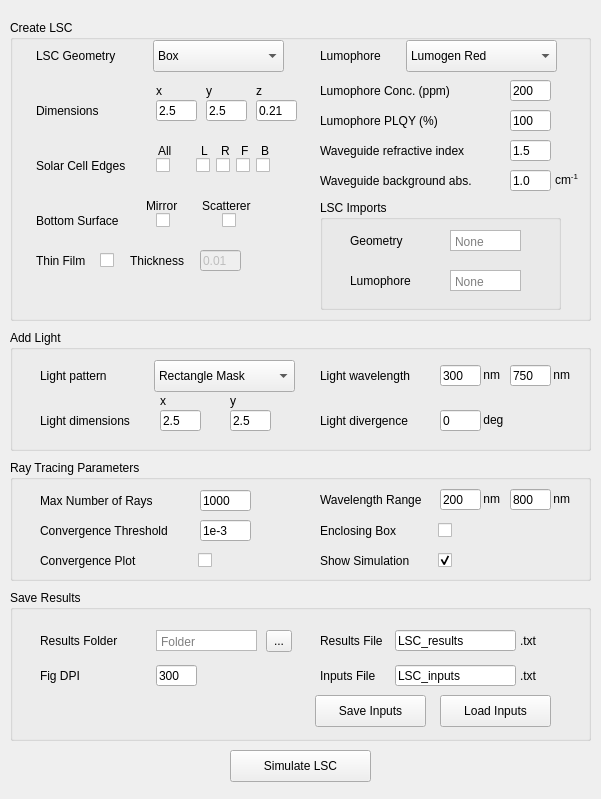
<?xml version="1.0" encoding="UTF-8"?>
<ui version="4.0">
 <class>testingQT</class>
 <widget class="QWidget" name="testingQT">
  <property name="geometry">
   <rect>
    <x>0</x>
    <y>0</y>
    <width>601</width>
    <height>799</height>
   </rect>
  </property>
  <property name="windowTitle">
   <string>testingQT</string>
  </property>
  <widget class="QPushButton" name="pushButton">
   <property name="geometry">
    <rect>
     <x>230</x>
     <y>750</y>
     <width>141</width>
     <height>32</height>
    </rect>
   </property>
   <property name="text">
    <string>Simulate LSC</string>
   </property>
  </widget>
  <widget class="QGroupBox" name="groupBox">
   <property name="geometry">
    <rect>
     <x>10</x>
     <y>20</y>
     <width>581</width>
     <height>301</height>
    </rect>
   </property>
   <property name="title">
    <string>Create LSC</string>
   </property>
   <widget class="QFrame" name="frame">
    <property name="geometry">
     <rect>
      <x>0</x>
      <y>20</y>
      <width>581</width>
      <height>281</height>
     </rect>
    </property>
    <widget class="QLabel" name="label_31">
     <property name="geometry">
      <rect>
       <x>196</x>
       <y>40</y>
       <width>21</width>
       <height>21</height>
      </rect>
     </property>
     <property name="text">
      <string>y</string>
     </property>
    </widget>
    <widget class="QCheckBox" name="checkBox_6">
     <property name="geometry">
      <rect>
       <x>246</x>
       <y>110</y>
       <width>21</width>
       <height>31</height>
      </rect>
     </property>
     <property name="text">
      <string/>
     </property>
    </widget>
    <widget class="QCheckBox" name="checkBox_5">
     <property name="geometry">
      <rect>
       <x>226</x>
       <y>110</y>
       <width>21</width>
       <height>31</height>
      </rect>
     </property>
     <property name="text">
      <string/>
     </property>
    </widget>
    <widget class="QLineEdit" name="lineEdit_13">
     <property name="geometry">
      <rect>
       <x>196</x>
       <y>60</y>
       <width>41</width>
       <height>21</height>
      </rect>
     </property>
     <property name="text">
      <string>2.5</string>
     </property>
     <property name="placeholderText">
      <string>x/y</string>
     </property>
    </widget>
    <widget class="QLabel" name="label_26">
     <property name="geometry">
      <rect>
       <x>251</x>
       <y>100</y>
       <width>16</width>
       <height>21</height>
      </rect>
     </property>
     <property name="text">
      <string>B</string>
     </property>
    </widget>
    <widget class="QLabel" name="label_25">
     <property name="geometry">
      <rect>
       <x>231</x>
       <y>100</y>
       <width>16</width>
       <height>21</height>
      </rect>
     </property>
     <property name="text">
      <string>F</string>
     </property>
    </widget>
    <widget class="QCheckBox" name="checkBox_2">
     <property name="geometry">
      <rect>
       <x>146</x>
       <y>170</y>
       <width>21</width>
       <height>21</height>
      </rect>
     </property>
     <property name="text">
      <string/>
     </property>
    </widget>
    <widget class="QLabel" name="label_20">
     <property name="geometry">
      <rect>
       <x>26</x>
       <y>170</y>
       <width>101</width>
       <height>21</height>
      </rect>
     </property>
     <property name="text">
      <string>Bottom Surface</string>
     </property>
    </widget>
    <widget class="QLabel" name="label_22">
     <property name="geometry">
      <rect>
       <x>148</x>
       <y>100</y>
       <width>21</width>
       <height>21</height>
      </rect>
     </property>
     <property name="text">
      <string>All</string>
     </property>
    </widget>
    <widget class="QLabel" name="label_2">
     <property name="geometry">
      <rect>
       <x>26</x>
       <y>60</y>
       <width>91</width>
       <height>21</height>
      </rect>
     </property>
     <property name="text">
      <string>Dimensions</string>
     </property>
    </widget>
    <widget class="QLabel" name="label_24">
     <property name="geometry">
      <rect>
       <x>211</x>
       <y>100</y>
       <width>16</width>
       <height>21</height>
      </rect>
     </property>
     <property name="text">
      <string>R</string>
     </property>
    </widget>
    <widget class="QLabel" name="label">
     <property name="geometry">
      <rect>
       <x>26</x>
       <y>5</y>
       <width>111</width>
       <height>21</height>
      </rect>
     </property>
     <property name="text">
      <string>LSC Geometry</string>
     </property>
    </widget>
    <widget class="QComboBox" name="comboBox">
     <property name="geometry">
      <rect>
       <x>143</x>
       <y>0</y>
       <width>131</width>
       <height>32</height>
      </rect>
     </property>
     <item>
      <property name="text">
       <string>Box</string>
      </property>
     </item>
     <item>
      <property name="text">
       <string>Cylinder</string>
      </property>
     </item>
     <item>
      <property name="text">
       <string>Sphere</string>
      </property>
     </item>
     <item>
      <property name="text">
       <string>Import Mesh</string>
      </property>
     </item>
    </widget>
    <widget class="QLabel" name="label_6">
     <property name="geometry">
      <rect>
       <x>26</x>
       <y>115</y>
       <width>111</width>
       <height>21</height>
      </rect>
     </property>
     <property name="text">
      <string>Solar Cell Edges</string>
     </property>
    </widget>
    <widget class="QLabel" name="label_23">
     <property name="geometry">
      <rect>
       <x>191</x>
       <y>100</y>
       <width>16</width>
       <height>21</height>
      </rect>
     </property>
     <property name="text">
      <string>L</string>
     </property>
    </widget>
    <widget class="QCheckBox" name="checkBox">
     <property name="geometry">
      <rect>
       <x>146</x>
       <y>110</y>
       <width>21</width>
       <height>31</height>
      </rect>
     </property>
     <property name="text">
      <string/>
     </property>
     <property name="checked">
      <bool>false</bool>
     </property>
    </widget>
    <widget class="QLineEdit" name="lineEdit_2">
     <property name="geometry">
      <rect>
       <x>246</x>
       <y>60</y>
       <width>41</width>
       <height>21</height>
      </rect>
     </property>
     <property name="text">
      <string>0.21</string>
     </property>
     <property name="placeholderText">
      <string>z</string>
     </property>
    </widget>
    <widget class="QLabel" name="label_28">
     <property name="geometry">
      <rect>
       <x>246</x>
       <y>40</y>
       <width>16</width>
       <height>21</height>
      </rect>
     </property>
     <property name="text">
      <string>z</string>
     </property>
    </widget>
    <widget class="QLineEdit" name="lineEdit">
     <property name="geometry">
      <rect>
       <x>146</x>
       <y>60</y>
       <width>41</width>
       <height>21</height>
      </rect>
     </property>
     <property name="text">
      <string>2.5</string>
     </property>
     <property name="placeholderText">
      <string>x/y</string>
     </property>
    </widget>
    <widget class="QComboBox" name="comboBox_2">
     <property name="geometry">
      <rect>
       <x>396</x>
       <y>0</y>
       <width>151</width>
       <height>32</height>
      </rect>
     </property>
     <item>
      <property name="text">
       <string>Lumogen Red</string>
      </property>
     </item>
     <item>
      <property name="text">
       <string>Import Custom</string>
      </property>
     </item>
     <item>
      <property name="text">
       <string>None</string>
      </property>
     </item>
    </widget>
    <widget class="QCheckBox" name="checkBox_3">
     <property name="geometry">
      <rect>
       <x>186</x>
       <y>110</y>
       <width>21</width>
       <height>31</height>
      </rect>
     </property>
     <property name="text">
      <string/>
     </property>
    </widget>
    <widget class="QCheckBox" name="checkBox_4">
     <property name="geometry">
      <rect>
       <x>206</x>
       <y>110</y>
       <width>21</width>
       <height>31</height>
      </rect>
     </property>
     <property name="text">
      <string/>
     </property>
    </widget>
    <widget class="QLabel" name="label_4">
     <property name="geometry">
      <rect>
       <x>310</x>
       <y>5</y>
       <width>91</width>
       <height>21</height>
      </rect>
     </property>
     <property name="text">
      <string>Lumophore</string>
     </property>
    </widget>
    <widget class="QLabel" name="label_27">
     <property name="geometry">
      <rect>
       <x>146</x>
       <y>40</y>
       <width>21</width>
       <height>21</height>
      </rect>
     </property>
     <property name="text">
      <string>x</string>
     </property>
    </widget>
    <widget class="QGroupBox" name="groupBox_5">
     <property name="geometry">
      <rect>
       <x>310</x>
       <y>160</y>
       <width>241</width>
       <height>110</height>
      </rect>
     </property>
     <property name="title">
      <string>LSC Imports</string>
     </property>
     <widget class="QPlainTextEdit" name="plainTextEdit">
      <property name="geometry">
       <rect>
        <x>130</x>
        <y>30</y>
        <width>71</width>
        <height>21</height>
       </rect>
      </property>
      <property name="sizePolicy">
       <sizepolicy hsizetype="Expanding" vsizetype="Expanding">
        <horstretch>0</horstretch>
        <verstretch>0</verstretch>
       </sizepolicy>
      </property>
      <property name="verticalScrollBarPolicy">
       <enum>Qt::ScrollBarAlwaysOff</enum>
      </property>
      <property name="horizontalScrollBarPolicy">
       <enum>Qt::ScrollBarAlwaysOff</enum>
      </property>
      <property name="lineWrapMode">
       <enum>QPlainTextEdit::NoWrap</enum>
      </property>
      <property name="readOnly">
       <bool>true</bool>
      </property>
      <property name="placeholderText">
       <string>None</string>
      </property>
     </widget>
     <widget class="QPlainTextEdit" name="plainTextEdit_4">
      <property name="geometry">
       <rect>
        <x>130</x>
        <y>70</y>
        <width>71</width>
        <height>21</height>
       </rect>
      </property>
      <property name="sizePolicy">
       <sizepolicy hsizetype="Expanding" vsizetype="Expanding">
        <horstretch>0</horstretch>
        <verstretch>0</verstretch>
       </sizepolicy>
      </property>
      <property name="verticalScrollBarPolicy">
       <enum>Qt::ScrollBarAlwaysOff</enum>
      </property>
      <property name="horizontalScrollBarPolicy">
       <enum>Qt::ScrollBarAlwaysOff</enum>
      </property>
      <property name="lineWrapMode">
       <enum>QPlainTextEdit::NoWrap</enum>
      </property>
      <property name="readOnly">
       <bool>true</bool>
      </property>
      <property name="placeholderText">
       <string>None</string>
      </property>
     </widget>
     <widget class="QLabel" name="label_16">
      <property name="geometry">
       <rect>
        <x>30</x>
        <y>30</y>
        <width>91</width>
        <height>21</height>
       </rect>
      </property>
      <property name="text">
       <string>Geometry</string>
      </property>
     </widget>
     <widget class="QLabel" name="label_21">
      <property name="geometry">
       <rect>
        <x>30</x>
        <y>70</y>
        <width>91</width>
        <height>21</height>
       </rect>
      </property>
      <property name="text">
       <string>Lumophore</string>
      </property>
     </widget>
    </widget>
    <widget class="QCheckBox" name="checkBox_19">
     <property name="geometry">
      <rect>
       <x>212</x>
       <y>170</y>
       <width>21</width>
       <height>21</height>
      </rect>
     </property>
     <property name="text">
      <string/>
     </property>
    </widget>
    <widget class="QLabel" name="label_80">
     <property name="geometry">
      <rect>
       <x>136</x>
       <y>155</y>
       <width>41</width>
       <height>21</height>
      </rect>
     </property>
     <property name="text">
      <string>Mirror</string>
     </property>
    </widget>
    <widget class="QLabel" name="label_81">
     <property name="geometry">
      <rect>
       <x>192</x>
       <y>155</y>
       <width>61</width>
       <height>21</height>
      </rect>
     </property>
     <property name="text">
      <string>Scatterer</string>
     </property>
    </widget>
    <widget class="QLabel" name="label_49">
     <property name="geometry">
      <rect>
       <x>310</x>
       <y>40</y>
       <width>151</width>
       <height>21</height>
      </rect>
     </property>
     <property name="text">
      <string>Lumophore Conc. (ppm)</string>
     </property>
    </widget>
    <widget class="QLineEdit" name="lineEdit_20">
     <property name="geometry">
      <rect>
       <x>500</x>
       <y>40</y>
       <width>41</width>
       <height>21</height>
      </rect>
     </property>
     <property name="text">
      <string>200</string>
     </property>
     <property name="placeholderText">
      <string>x/y</string>
     </property>
    </widget>
    <widget class="QLineEdit" name="lineEdit_23">
     <property name="geometry">
      <rect>
       <x>500</x>
       <y>130</y>
       <width>41</width>
       <height>21</height>
      </rect>
     </property>
     <property name="text">
      <string>1.0</string>
     </property>
     <property name="placeholderText">
      <string>x/y</string>
     </property>
    </widget>
    <widget class="QLabel" name="label_51">
     <property name="geometry">
      <rect>
       <x>310</x>
       <y>130</y>
       <width>171</width>
       <height>21</height>
      </rect>
     </property>
     <property name="text">
      <string>Waveguide background abs.</string>
     </property>
    </widget>
    <widget class="QLabel" name="label_55">
     <property name="geometry">
      <rect>
       <x>545</x>
       <y>130</y>
       <width>31</width>
       <height>21</height>
      </rect>
     </property>
     <property name="text">
      <string>&lt;html&gt;&lt;head/&gt;&lt;body&gt;&lt;p&gt;cm&lt;span style=&quot; vertical-align:super;&quot;&gt;-1&lt;/span&gt;&lt;/p&gt;&lt;/body&gt;&lt;/html&gt;</string>
     </property>
    </widget>
    <widget class="QLabel" name="label_32">
     <property name="geometry">
      <rect>
       <x>26</x>
       <y>210</y>
       <width>101</width>
       <height>21</height>
      </rect>
     </property>
     <property name="text">
      <string>Thin Film</string>
     </property>
    </widget>
    <widget class="QCheckBox" name="checkBox_7">
     <property name="geometry">
      <rect>
       <x>90</x>
       <y>210</y>
       <width>86</width>
       <height>20</height>
      </rect>
     </property>
     <property name="text">
      <string/>
     </property>
    </widget>
    <widget class="QLabel" name="label_33">
     <property name="geometry">
      <rect>
       <x>120</x>
       <y>210</y>
       <width>101</width>
       <height>21</height>
      </rect>
     </property>
     <property name="text">
      <string>Thickness</string>
     </property>
    </widget>
    <widget class="QLineEdit" name="lineEdit_14">
     <property name="enabled">
      <bool>false</bool>
     </property>
     <property name="geometry">
      <rect>
       <x>190</x>
       <y>210</y>
       <width>41</width>
       <height>21</height>
      </rect>
     </property>
     <property name="text">
      <string>0.01</string>
     </property>
    </widget>
    <widget class="QLabel" name="label_57">
     <property name="geometry">
      <rect>
       <x>310</x>
       <y>100</y>
       <width>181</width>
       <height>21</height>
      </rect>
     </property>
     <property name="text">
      <string>Waveguide refractive index</string>
     </property>
    </widget>
    <widget class="QLineEdit" name="lineEdit_24">
     <property name="geometry">
      <rect>
       <x>500</x>
       <y>100</y>
       <width>41</width>
       <height>21</height>
      </rect>
     </property>
     <property name="text">
      <string>1.5</string>
     </property>
     <property name="placeholderText">
      <string>x/y</string>
     </property>
    </widget>
    <widget class="QLabel" name="label_58">
     <property name="geometry">
      <rect>
       <x>310</x>
       <y>70</y>
       <width>151</width>
       <height>21</height>
      </rect>
     </property>
     <property name="text">
      <string>Lumophore PLQY (%)</string>
     </property>
    </widget>
    <widget class="QLineEdit" name="lineEdit_25">
     <property name="geometry">
      <rect>
       <x>500</x>
       <y>70</y>
       <width>41</width>
       <height>21</height>
      </rect>
     </property>
     <property name="text">
      <string>100</string>
     </property>
     <property name="placeholderText">
      <string>x/y</string>
     </property>
    </widget>
   </widget>
  </widget>
  <widget class="QGroupBox" name="groupBox_2">
   <property name="geometry">
    <rect>
     <x>10</x>
     <y>330</y>
     <width>581</width>
     <height>121</height>
    </rect>
   </property>
   <property name="title">
    <string>Add Light</string>
   </property>
   <widget class="QLabel" name="label_5">
    <property name="geometry">
     <rect>
      <x>310</x>
      <y>35</y>
      <width>111</width>
      <height>21</height>
     </rect>
    </property>
    <property name="text">
     <string>Light wavelength</string>
    </property>
   </widget>
   <widget class="QLabel" name="label_7">
    <property name="geometry">
     <rect>
      <x>30</x>
      <y>35</y>
      <width>111</width>
      <height>21</height>
     </rect>
    </property>
    <property name="text">
     <string>Light pattern</string>
    </property>
   </widget>
   <widget class="QComboBox" name="comboBox_3">
    <property name="geometry">
     <rect>
      <x>144</x>
      <y>30</y>
      <width>141</width>
      <height>32</height>
     </rect>
    </property>
    <item>
     <property name="text">
      <string>Rectangle Mask</string>
     </property>
    </item>
    <item>
     <property name="text">
      <string>Circle Mask</string>
     </property>
    </item>
    <item>
     <property name="text">
      <string>Point Source</string>
     </property>
    </item>
   </widget>
   <widget class="QLabel" name="label_8">
    <property name="geometry">
     <rect>
      <x>310</x>
      <y>80</y>
      <width>111</width>
      <height>21</height>
     </rect>
    </property>
    <property name="text">
     <string>Light divergence</string>
    </property>
   </widget>
   <widget class="QLabel" name="label_10">
    <property name="geometry">
     <rect>
      <x>30</x>
      <y>80</y>
      <width>111</width>
      <height>21</height>
     </rect>
    </property>
    <property name="text">
     <string>Light dimensions</string>
    </property>
   </widget>
   <widget class="QLabel" name="label_11">
    <property name="geometry">
     <rect>
      <x>470</x>
      <y>80</y>
      <width>61</width>
      <height>20</height>
     </rect>
    </property>
    <property name="text">
     <string> deg</string>
    </property>
   </widget>
   <widget class="QLabel" name="label_12">
    <property name="geometry">
     <rect>
      <x>470</x>
      <y>35</y>
      <width>31</width>
      <height>20</height>
     </rect>
    </property>
    <property name="text">
     <string> nm</string>
    </property>
   </widget>
   <widget class="QLabel" name="label_13">
    <property name="geometry">
     <rect>
      <x>540</x>
      <y>35</y>
      <width>31</width>
      <height>20</height>
     </rect>
    </property>
    <property name="text">
     <string> nm</string>
    </property>
   </widget>
   <widget class="QLineEdit" name="lineEdit_3">
    <property name="geometry">
     <rect>
      <x>220</x>
      <y>80</y>
      <width>41</width>
      <height>21</height>
     </rect>
    </property>
    <property name="text">
     <string>2.5</string>
    </property>
    <property name="placeholderText">
     <string>y</string>
    </property>
   </widget>
   <widget class="QLineEdit" name="lineEdit_4">
    <property name="geometry">
     <rect>
      <x>150</x>
      <y>80</y>
      <width>41</width>
      <height>21</height>
     </rect>
    </property>
    <property name="text">
     <string>2.5</string>
    </property>
    <property name="placeholderText">
     <string>x</string>
    </property>
   </widget>
   <widget class="QLineEdit" name="lineEdit_5">
    <property name="geometry">
     <rect>
      <x>430</x>
      <y>35</y>
      <width>41</width>
      <height>21</height>
     </rect>
    </property>
    <property name="text">
     <string>300</string>
    </property>
    <property name="placeholderText">
     <string>min</string>
    </property>
   </widget>
   <widget class="QLineEdit" name="lineEdit_6">
    <property name="geometry">
     <rect>
      <x>500</x>
      <y>35</y>
      <width>41</width>
      <height>21</height>
     </rect>
    </property>
    <property name="text">
     <string>750</string>
    </property>
    <property name="placeholderText">
     <string>max</string>
    </property>
   </widget>
   <widget class="QLineEdit" name="lineEdit_7">
    <property name="geometry">
     <rect>
      <x>430</x>
      <y>80</y>
      <width>41</width>
      <height>21</height>
     </rect>
    </property>
    <property name="text">
     <string>0</string>
    </property>
   </widget>
   <widget class="QLabel" name="label_30">
    <property name="geometry">
     <rect>
      <x>150</x>
      <y>60</y>
      <width>21</width>
      <height>21</height>
     </rect>
    </property>
    <property name="text">
     <string>x</string>
    </property>
   </widget>
   <widget class="QLabel" name="label_29">
    <property name="geometry">
     <rect>
      <x>220</x>
      <y>60</y>
      <width>16</width>
      <height>21</height>
     </rect>
    </property>
    <property name="text">
     <string>y</string>
    </property>
   </widget>
  </widget>
  <widget class="QGroupBox" name="groupBox_3">
   <property name="geometry">
    <rect>
     <x>10</x>
     <y>460</y>
     <width>581</width>
     <height>121</height>
    </rect>
   </property>
   <property name="title">
    <string>Ray Tracing Parameters</string>
   </property>
   <widget class="QLabel" name="label_3">
    <property name="enabled">
     <bool>true</bool>
    </property>
    <property name="geometry">
     <rect>
      <x>310</x>
      <y>29</y>
      <width>131</width>
      <height>21</height>
     </rect>
    </property>
    <property name="text">
     <string>Wavelength Range</string>
    </property>
   </widget>
   <widget class="QLabel" name="label_9">
    <property name="geometry">
     <rect>
      <x>30</x>
      <y>30</y>
      <width>131</width>
      <height>21</height>
     </rect>
    </property>
    <property name="text">
     <string>Max Number of Rays</string>
    </property>
   </widget>
   <widget class="QLabel" name="label_15">
    <property name="geometry">
     <rect>
      <x>470</x>
      <y>29</y>
      <width>31</width>
      <height>20</height>
     </rect>
    </property>
    <property name="text">
     <string> nm</string>
    </property>
   </widget>
   <widget class="QLabel" name="label_14">
    <property name="geometry">
     <rect>
      <x>540</x>
      <y>29</y>
      <width>31</width>
      <height>20</height>
     </rect>
    </property>
    <property name="text">
     <string> nm</string>
    </property>
   </widget>
   <widget class="QLineEdit" name="lineEdit_8">
    <property name="geometry">
     <rect>
      <x>190</x>
      <y>30</y>
      <width>51</width>
      <height>21</height>
     </rect>
    </property>
    <property name="text">
     <string>1000</string>
    </property>
   </widget>
   <widget class="QLineEdit" name="lineEdit_10">
    <property name="geometry">
     <rect>
      <x>500</x>
      <y>29</y>
      <width>41</width>
      <height>21</height>
     </rect>
    </property>
    <property name="text">
     <string>800</string>
    </property>
    <property name="placeholderText">
     <string>max</string>
    </property>
   </widget>
   <widget class="QLineEdit" name="lineEdit_9">
    <property name="geometry">
     <rect>
      <x>430</x>
      <y>29</y>
      <width>41</width>
      <height>21</height>
     </rect>
    </property>
    <property name="text">
     <string>200</string>
    </property>
    <property name="placeholderText">
     <string>min</string>
    </property>
   </widget>
   <widget class="QLabel" name="label_48">
    <property name="geometry">
     <rect>
      <x>30</x>
      <y>90</y>
      <width>111</width>
      <height>21</height>
     </rect>
    </property>
    <property name="text">
     <string>Convergence Plot</string>
    </property>
   </widget>
   <widget class="QCheckBox" name="checkBox_21">
    <property name="geometry">
     <rect>
      <x>188</x>
      <y>90</y>
      <width>21</width>
      <height>21</height>
     </rect>
    </property>
    <property name="text">
     <string/>
    </property>
   </widget>
   <widget class="QCheckBox" name="checkBox_20">
    <property name="geometry">
     <rect>
      <x>428</x>
      <y>60</y>
      <width>21</width>
      <height>21</height>
     </rect>
    </property>
    <property name="text">
     <string/>
    </property>
   </widget>
   <widget class="QLabel" name="label_47">
    <property name="geometry">
     <rect>
      <x>310</x>
      <y>60</y>
      <width>101</width>
      <height>21</height>
     </rect>
    </property>
    <property name="text">
     <string>Enclosing Box</string>
    </property>
   </widget>
   <widget class="QLabel" name="label_50">
    <property name="geometry">
     <rect>
      <x>30</x>
      <y>60</y>
      <width>151</width>
      <height>21</height>
     </rect>
    </property>
    <property name="text">
     <string>Convergence Threshold</string>
    </property>
   </widget>
   <widget class="QLineEdit" name="lineEdit_21">
    <property name="geometry">
     <rect>
      <x>190</x>
      <y>60</y>
      <width>51</width>
      <height>21</height>
     </rect>
    </property>
    <property name="text">
     <string>1e-3</string>
    </property>
   </widget>
   <widget class="QLabel" name="label_56">
    <property name="geometry">
     <rect>
      <x>310</x>
      <y>90</y>
      <width>111</width>
      <height>21</height>
     </rect>
    </property>
    <property name="text">
     <string>Show Simulation</string>
    </property>
   </widget>
   <widget class="QCheckBox" name="checkBox_22">
    <property name="geometry">
     <rect>
      <x>428</x>
      <y>90</y>
      <width>21</width>
      <height>21</height>
     </rect>
    </property>
    <property name="text">
     <string/>
    </property>
    <property name="checked">
     <bool>true</bool>
    </property>
   </widget>
  </widget>
  <widget class="QGroupBox" name="groupBox_4">
   <property name="geometry">
    <rect>
     <x>10</x>
     <y>590</y>
     <width>581</width>
     <height>151</height>
    </rect>
   </property>
   <property name="title">
    <string>Save Results</string>
   </property>
   <widget class="QToolButton" name="toolButton">
    <property name="geometry">
     <rect>
      <x>256</x>
      <y>40</y>
      <width>26</width>
      <height>22</height>
     </rect>
    </property>
    <property name="text">
     <string>...</string>
    </property>
   </widget>
   <widget class="QPlainTextEdit" name="plainTextEdit_2">
    <property name="geometry">
     <rect>
      <x>146</x>
      <y>40</y>
      <width>101</width>
      <height>21</height>
     </rect>
    </property>
    <property name="sizePolicy">
     <sizepolicy hsizetype="Expanding" vsizetype="Expanding">
      <horstretch>0</horstretch>
      <verstretch>0</verstretch>
     </sizepolicy>
    </property>
    <property name="verticalScrollBarPolicy">
     <enum>Qt::ScrollBarAlwaysOff</enum>
    </property>
    <property name="horizontalScrollBarPolicy">
     <enum>Qt::ScrollBarAlwaysOff</enum>
    </property>
    <property name="lineWrapMode">
     <enum>QPlainTextEdit::NoWrap</enum>
    </property>
    <property name="readOnly">
     <bool>true</bool>
    </property>
    <property name="placeholderText">
     <string>Folder</string>
    </property>
   </widget>
   <widget class="QLabel" name="label_17">
    <property name="geometry">
     <rect>
      <x>510</x>
      <y>40</y>
      <width>45</width>
      <height>21</height>
     </rect>
    </property>
    <property name="text">
     <string>.txt</string>
    </property>
   </widget>
   <widget class="QLineEdit" name="lineEdit_11">
    <property name="geometry">
     <rect>
      <x>146</x>
      <y>75</y>
      <width>41</width>
      <height>21</height>
     </rect>
    </property>
    <property name="text">
     <string>300</string>
    </property>
    <property name="placeholderText">
     <string/>
    </property>
   </widget>
   <widget class="QLabel" name="label_18">
    <property name="geometry">
     <rect>
      <x>30</x>
      <y>75</y>
      <width>51</width>
      <height>21</height>
     </rect>
    </property>
    <property name="text">
     <string>Fig DPI</string>
    </property>
   </widget>
   <widget class="QLabel" name="label_19">
    <property name="geometry">
     <rect>
      <x>310</x>
      <y>40</y>
      <width>71</width>
      <height>21</height>
     </rect>
    </property>
    <property name="text">
     <string>Results File</string>
    </property>
   </widget>
   <widget class="QLineEdit" name="lineEdit_12">
    <property name="geometry">
     <rect>
      <x>385</x>
      <y>40</y>
      <width>121</width>
      <height>21</height>
     </rect>
    </property>
    <property name="text">
     <string>LSC_results</string>
    </property>
   </widget>
   <widget class="QLabel" name="label_52">
    <property name="geometry">
     <rect>
      <x>30</x>
      <y>40</y>
      <width>101</width>
      <height>21</height>
     </rect>
    </property>
    <property name="text">
     <string>Results Folder</string>
    </property>
   </widget>
   <widget class="QLineEdit" name="lineEdit_22">
    <property name="geometry">
     <rect>
      <x>385</x>
      <y>75</y>
      <width>121</width>
      <height>21</height>
     </rect>
    </property>
    <property name="text">
     <string>LSC_inputs</string>
    </property>
   </widget>
   <widget class="QLabel" name="label_53">
    <property name="geometry">
     <rect>
      <x>510</x>
      <y>75</y>
      <width>45</width>
      <height>21</height>
     </rect>
    </property>
    <property name="text">
     <string>.txt</string>
    </property>
   </widget>
   <widget class="QLabel" name="label_54">
    <property name="geometry">
     <rect>
      <x>310</x>
      <y>75</y>
      <width>61</width>
      <height>21</height>
     </rect>
    </property>
    <property name="text">
     <string>Inputs File</string>
    </property>
   </widget>
   <widget class="QPushButton" name="pushButton_2">
    <property name="geometry">
     <rect>
      <x>305</x>
      <y>105</y>
      <width>111</width>
      <height>32</height>
     </rect>
    </property>
    <property name="text">
     <string>Save Inputs</string>
    </property>
   </widget>
   <widget class="QPushButton" name="pushButton_3">
    <property name="geometry">
     <rect>
      <x>430</x>
      <y>105</y>
      <width>111</width>
      <height>32</height>
     </rect>
    </property>
    <property name="text">
     <string>Load Inputs</string>
    </property>
   </widget>
  </widget>
  <zorder>groupBox_3</zorder>
  <zorder>groupBox_2</zorder>
  <zorder>groupBox</zorder>
  <zorder>pushButton</zorder>
  <zorder>groupBox_4</zorder>
 </widget>
 <resources/>
 <connections/>
</ui>
